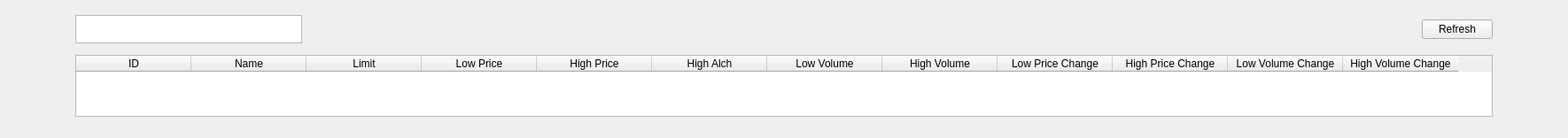
           <widget class="QWidget" name="ItemTable">
            <layout class="QHBoxLayout" name="horizontalLayout_5">
             <item>
              <spacer name="horizontalSpacer">
               <property name="orientation">
                <enum>Qt::Orientation::Horizontal</enum>
               </property>
               <property name="sizeHint" stdset="0">
                <size>
                 <width>74</width>
                 <height>20</height>
                </size>
               </property>
              </spacer>
             </item>
             <item>
              <layout class="QVBoxLayout" name="verticalLayout_10">
               <item>
                <layout class="QHBoxLayout" name="horizontalLayout_3">
                 <property name="spacing">
                  <number>0</number>
                 </property>
                 <property name="sizeConstraint">
                  <enum>QLayout::SizeConstraint::SetMaximumSize</enum>
                 </property>
                 <item>
                  <widget class="QTextEdit" name="tableSearchBar">
                   <property name="sizePolicy">
                    <sizepolicy hsizetype="Fixed" vsizetype="Maximum">
                     <horstretch>0</horstretch>
                     <verstretch>0</verstretch>
                    </sizepolicy>
                   </property>
                   <property name="maximumSize">
                    <size>
                     <width>16777215</width>
                     <height>32</height>
                    </size>
                   </property>
                  </widget>
                 </item>
                 <item>
                  <spacer name="horizontalSpacer_4">
                   <property name="orientation">
                    <enum>Qt::Orientation::Horizontal</enum>
                   </property>
                   <property name="sizeHint" stdset="0">
                    <size>
                     <width>40</width>
                     <height>20</height>
                    </size>
                   </property>
                  </spacer>
                 </item>
                 <item>
                  <spacer name="verticalSpacer_5">
                   <property name="orientation">
                    <enum>Qt::Orientation::Vertical</enum>
                   </property>
                   <property name="sizeType">
                    <enum>QSizePolicy::Policy::Fixed</enum>
                   </property>
                   <property name="sizeHint" stdset="0">
                    <size>
                     <width>20</width>
                     <height>45</height>
                    </size>
                   </property>
                  </spacer>
                 </item>
                 <item>
                  <spacer name="horizontalSpacer_5">
                   <property name="orientation">
                    <enum>Qt::Orientation::Horizontal</enum>
                   </property>
                   <property name="sizeHint" stdset="0">
                    <size>
                     <width>40</width>
                     <height>20</height>
                    </size>
                   </property>
                  </spacer>
                 </item>
                 <item>
                  <widget class="QPushButton" name="tableRefreshButton">
                   <property name="text">
                    <string>Refresh</string>
                   </property>
                  </widget>
                 </item>
                </layout>
               </item>
               <item>
                <widget class="QTableWidget" name="itemTable">
                 <property name="sizePolicy">
                  <sizepolicy hsizetype="Maximum" vsizetype="Expanding">
                   <horstretch>0</horstretch>
                   <verstretch>0</verstretch>
                  </sizepolicy>
                 </property>
                 <property name="minimumSize">
                  <size>
                   <width>1600</width>
                   <height>0</height>
                  </size>
                 </property>
                 <property name="maximumSize">
                  <size>
                   <width>1600</width>
                   <height>16777215</height>
                  </size>
                 </property>
                 <property name="focusPolicy">
                  <enum>Qt::FocusPolicy::WheelFocus</enum>
                 </property>
                 <property name="autoFillBackground">
                  <bool>false</bool>
                 </property>
                 <property name="sizeAdjustPolicy">
                  <enum>QAbstractScrollArea::SizeAdjustPolicy::AdjustToContents</enum>
                 </property>
                 <property name="editTriggers">
                  <set>QAbstractItemView::EditTrigger::NoEditTriggers</set>
                 </property>
                 <property name="dragDropOverwriteMode">
                  <bool>false</bool>
                 </property>
                 <property name="alternatingRowColors">
                  <bool>true</bool>
                 </property>
                 <property name="verticalScrollMode">
                  <enum>QAbstractItemView::ScrollMode::ScrollPerPixel</enum>
                 </property>
                 <property name="horizontalScrollMode">
                  <enum>QAbstractItemView::ScrollMode::ScrollPerPixel</enum>
                 </property>
                 <property name="sortingEnabled">
                  <bool>true</bool>
                 </property>
                 <property name="cornerButtonEnabled">
                  <bool>false</bool>
                 </property>
                 <attribute name="horizontalHeaderCascadingSectionResizes">
                  <bool>true</bool>
                 </attribute>
                 <attribute name="horizontalHeaderMinimumSectionSize">
                  <number>50</number>
                 </attribute>
                 <attribute name="horizontalHeaderDefaultSectionSize">
                  <number>130</number>
                 </attribute>
                 <attribute name="horizontalHeaderShowSortIndicator" stdset="0">
                  <bool>false</bool>
                 </attribute>
                 <attribute name="horizontalHeaderStretchLastSection">
                  <bool>false</bool>
                 </attribute>
                 <attribute name="verticalHeaderCascadingSectionResizes">
                  <bool>false</bool>
                 </attribute>
                 <attribute name="verticalHeaderShowSortIndicator" stdset="0">
                  <bool>true</bool>
                 </attribute>
                 <column>
                  <property name="text">
                   <string>ID</string>
                  </property>
                 </column>
                 <column>
                  <property name="text">
                   <string>Name</string>
                  </property>
                 </column>
                 <column>
                  <property name="text">
                   <string>Limit</string>
                  </property>
                 </column>
                 <column>
                  <property name="text">
                   <string>Low Price</string>
                  </property>
                 </column>
                 <column>
                  <property name="text">
                   <string>High Price</string>
                  </property>
                 </column>
                 <column>
                  <property name="text">
                   <string>High Alch</string>
                  </property>
                 </column>
                 <column>
                  <property name="text">
                   <string>Low Volume</string>
                  </property>
                 </column>
                 <column>
                  <property name="text">
                   <string>High Volume</string>
                  </property>
                 </column>
                 <column>
                  <property name="text">
                   <string>Low Price Change</string>
                  </property>
                 </column>
                 <column>
                  <property name="text">
                   <string>High Price Change</string>
                  </property>
                 </column>
                 <column>
                  <property name="text">
                   <string>Low Volume Change</string>
                  </property>
                 </column>
                 <column>
                  <property name="text">
                   <string>High Volume Change</string>
                  </property>
                 </column>
                </widget>
               </item>
               <item>
                <spacer name="verticalSpacer_6">
                 <property name="orientation">
                  <enum>Qt::Orientation::Vertical</enum>
                 </property>
                 <property name="sizeType">
                  <enum>QSizePolicy::Policy::Fixed</enum>
                 </property>
                 <property name="sizeHint" stdset="0">
                  <size>
                   <width>20</width>
                   <height>13</height>
                  </size>
                 </property>
                </spacer>
               </item>
              </layout>
             </item>
             <item>
              <spacer name="horizontalSpacer_3">
               <property name="orientation">
                <enum>Qt::Orientation::Horizontal</enum>
               </property>
               <property name="sizeHint" stdset="0">
                <size>
                 <width>74</width>
                 <height>20</height>
                </size>
               </property>
              </spacer>
             </item>
            </layout>
           </widget>
